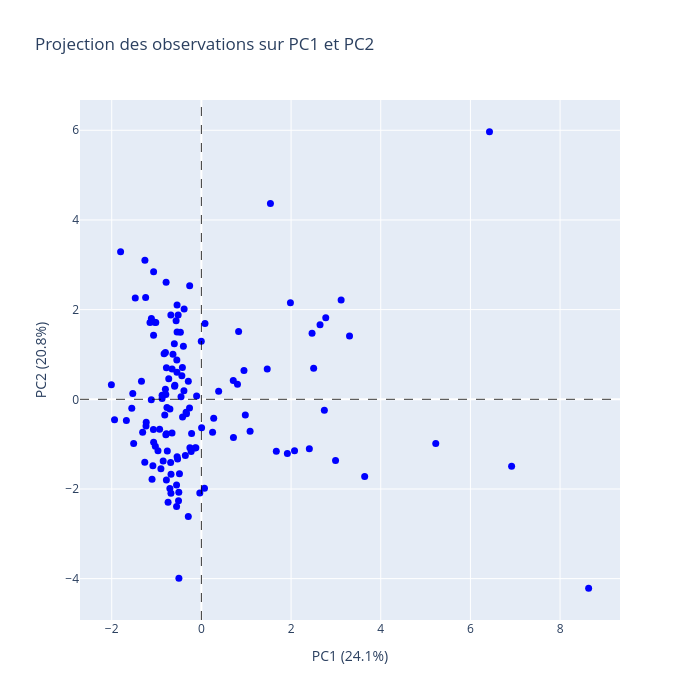
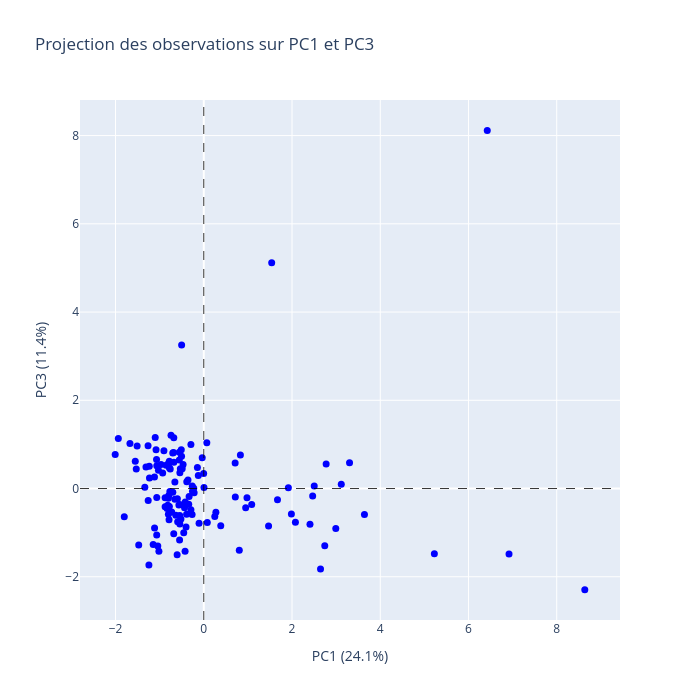
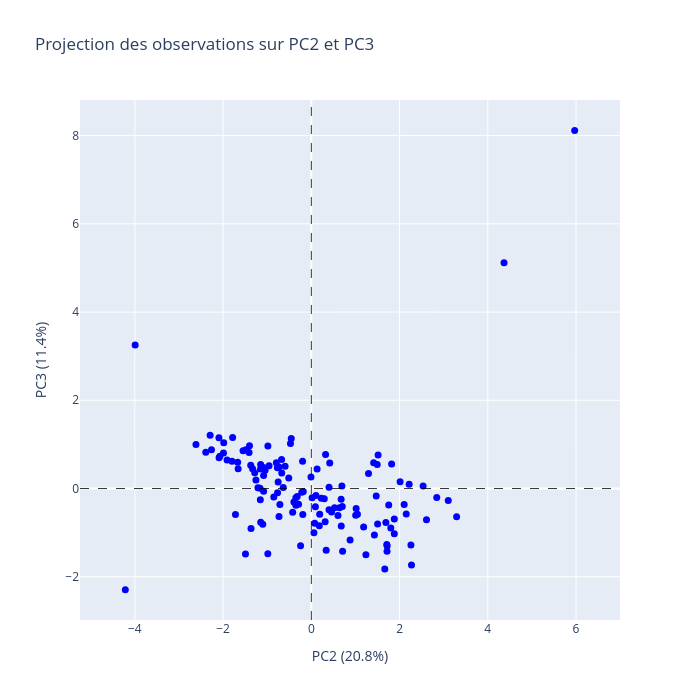

Notebook cell for these charts, in order:
### Code cell
def projection_individus(pc_x, pc_y, titre):
    fig = px.scatter(
        df_pca,
        x=f'PC{pc_x}',
        y=f'PC{pc_y}',
        hover_name='Zone',
        title=titre,
        labels={
            f'PC{pc_x}': f'PC{pc_x} ({variance_expliquee[pc_x-1]*100:.1f}%)',
            f'PC{pc_y}': f'PC{pc_y} ({variance_expliquee[pc_y-1]*100:.1f}%)'
        }
    )
    fig.update_traces(marker=dict(size=7, color='blue'))
    fig.add_hline(y=0, line_dash='dash', line_color='black', line_width=0.8)
    fig.add_vline(x=0, line_dash='dash', line_color='black', line_width=0.8)
    fig.update_layout(
        width=700,
        height=700,
        yaxis=dict(scaleanchor='x', scaleratio=1)
    )
    fig.show()


projection_individus(1, 2, 'Projection des observations sur PC1 et PC2')
projection_individus(1, 3, 'Projection des observations sur PC1 et PC3')
projection_individus(2, 3, 'Projection des observations sur PC2 et PC3')

### Figure 1 — Plotly figure (JSON) as saved in the notebook; plotly's stock layout.template omitted (floating-point values rounded to 4 significant figures; data arrays with more than 128 entries replaced by an {"elided": "..."} marker saying what was removed)
{"data": [{"hovertemplate": "<b>%{hovertext}</b><br><br>PC1 (24.1%)=%{x}<br>PC2 (20.8%)=%{y}<extra></extra>", "hovertext": {"elided": "129 str values"}, "legendgroup": "", "marker": {"color": "blue", "size": 7, "symbol": "circle"}, "mode": "markers", "name": "", "orientation": "v", "showlegend": false, "type": "scatter", "x": {"elided": "129 float values"}, "xaxis": "x", "y": {"elided": "129 float values"}, "yaxis": "y"}], "layout": {"height": 700, "legend": {"tracegroupgap": 0}, "shapes": [{"line": {"color": "black", "dash": "dash", "width": 0.8}, "type": "line", "x0": 0, "x1": 1, "xref": "x domain", "y0": 0, "y1": 0, "yref": "y"}, {"line": {"color": "black", "dash": "dash", "width": 0.8}, "type": "line", "x0": 0, "x1": 0, "xref": "x", "y0": 0, "y1": 1, "yref": "y domain"}], "title": {"text": "Projection des observations sur PC1 et PC2"}, "width": 700, "xaxis": {"anchor": "y", "domain": [0, 1], "title": {"text": "PC1 (24.1%)"}}, "yaxis": {"anchor": "x", "domain": [0, 1], "scaleanchor": "x", "scaleratio": 1, "title": {"text": "PC2 (20.8%)"}}}}

### Figure 2 — Plotly figure (JSON) as saved in the notebook; plotly's stock layout.template omitted (floating-point values rounded to 4 significant figures; data arrays with more than 128 entries replaced by an {"elided": "..."} marker saying what was removed)
{"data": [{"hovertemplate": "<b>%{hovertext}</b><br><br>PC1 (24.1%)=%{x}<br>PC3 (11.4%)=%{y}<extra></extra>", "hovertext": {"elided": "129 str values"}, "legendgroup": "", "marker": {"color": "blue", "size": 7, "symbol": "circle"}, "mode": "markers", "name": "", "orientation": "v", "showlegend": false, "type": "scatter", "x": {"elided": "129 float values"}, "xaxis": "x", "y": {"elided": "129 float values"}, "yaxis": "y"}], "layout": {"height": 700, "legend": {"tracegroupgap": 0}, "shapes": [{"line": {"color": "black", "dash": "dash", "width": 0.8}, "type": "line", "x0": 0, "x1": 1, "xref": "x domain", "y0": 0, "y1": 0, "yref": "y"}, {"line": {"color": "black", "dash": "dash", "width": 0.8}, "type": "line", "x0": 0, "x1": 0, "xref": "x", "y0": 0, "y1": 1, "yref": "y domain"}], "title": {"text": "Projection des observations sur PC1 et PC3"}, "width": 700, "xaxis": {"anchor": "y", "domain": [0, 1], "title": {"text": "PC1 (24.1%)"}}, "yaxis": {"anchor": "x", "domain": [0, 1], "scaleanchor": "x", "scaleratio": 1, "title": {"text": "PC3 (11.4%)"}}}}

### Figure 3 — Plotly figure (JSON) as saved in the notebook; plotly's stock layout.template omitted (floating-point values rounded to 4 significant figures; data arrays with more than 128 entries replaced by an {"elided": "..."} marker saying what was removed)
{"data": [{"hovertemplate": "<b>%{hovertext}</b><br><br>PC2 (20.8%)=%{x}<br>PC3 (11.4%)=%{y}<extra></extra>", "hovertext": {"elided": "129 str values"}, "legendgroup": "", "marker": {"color": "blue", "size": 7, "symbol": "circle"}, "mode": "markers", "name": "", "orientation": "v", "showlegend": false, "type": "scatter", "x": {"elided": "129 float values"}, "xaxis": "x", "y": {"elided": "129 float values"}, "yaxis": "y"}], "layout": {"height": 700, "legend": {"tracegroupgap": 0}, "shapes": [{"line": {"color": "black", "dash": "dash", "width": 0.8}, "type": "line", "x0": 0, "x1": 1, "xref": "x domain", "y0": 0, "y1": 0, "yref": "y"}, {"line": {"color": "black", "dash": "dash", "width": 0.8}, "type": "line", "x0": 0, "x1": 0, "xref": "x", "y0": 0, "y1": 1, "yref": "y domain"}], "title": {"text": "Projection des observations sur PC2 et PC3"}, "width": 700, "xaxis": {"anchor": "y", "domain": [0, 1], "title": {"text": "PC2 (20.8%)"}}, "yaxis": {"anchor": "x", "domain": [0, 1], "scaleanchor": "x", "scaleratio": 1, "title": {"text": "PC3 (11.4%)"}}}}
